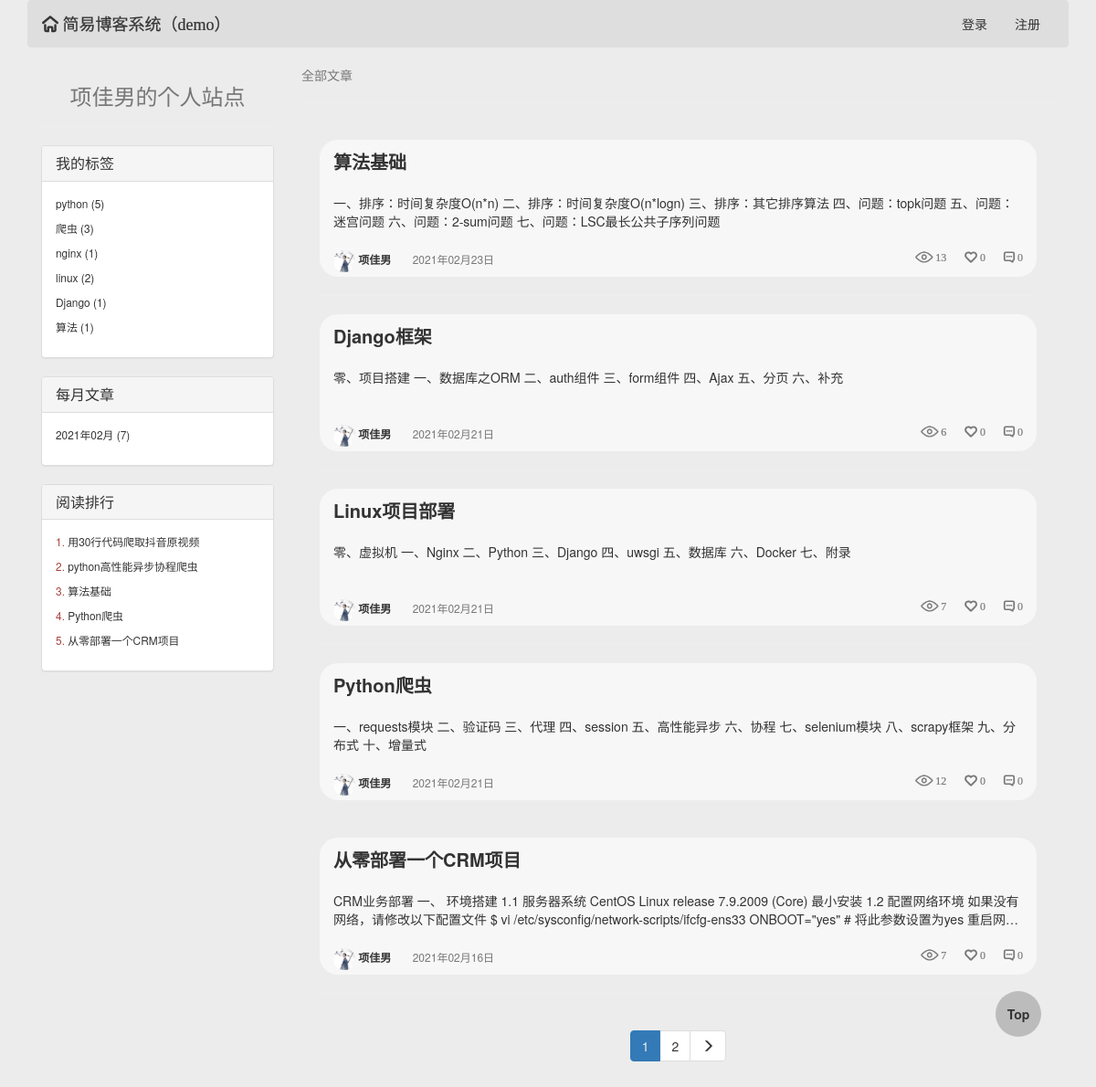
Page /项佳男/ on the committed database.
### blog/models.py (models this page shows, shortened)
class BlogSite(models.Model):
    title = models.CharField(max_length=32, null=True, verbose_name='个人站点标题')

class Article(models.Model):
    title = models.CharField(max_length=64, verbose_name='文章标题')
    desc = models.CharField(max_length=256, verbose_name='文章描述信息')
    create_time = models.DateTimeField(auto_now_add=True, verbose_name='文章创建日期')
    content = models.TextField()
    view_count = models.IntegerField(default=0)
    like_count = models.IntegerField(default=0)
    dislike_count = models.IntegerField(default=0)
    comment_count = models.IntegerField(default=0)
    user = models.ForeignKey('UserInfo', on_delete=models.CASCADE)
    tag = models.ManyToManyField('Tag')

class UserInfo(AbstractUser):
    create_time = models.DateTimeField(auto_now_add=True, verbose_name='用户创建时间')
    avatar = models.FileField(upload_to='avatars/', default='avatars/default.png')
    blog_site = models.OneToOneField('BlogSite', null=True, on_delete=models.CASCADE)
    def __str__(self):
        return self.username

### blog/templatetags/my_tags.py (called while the page is built)
@register.inclusion_tag('parts/side-left.html')
def get_side_left_style(request, username):
    user = UserInfo.objects.filter(username=username).first()
    blog_site = user.blog_site
    article_list_hot = Article.objects.filter(user__username=username).order_by('-view_count')[:5]
    tag_list = Tag.objects.filter(blog_site=blog_site).values('pk').annotate(
        c=Count('article__title')).values('title', 'c')
    time_list = Article.objects.filter(user=user).annotate(
        y_m_time=TruncMonth('create_time')).values('y_m_time').annotate(
        c=Count("id")).values('y_m_time', 'c')
    return {'username': username, 'blog_site': blog_site, 'tag_list': tag_list, 'article_list_hot': article_list_hot,
            'time_list': time_list, 'request': request}

@register.inclusion_tag('parts/header.html')
def get_header_style(request):
    form_login = UserFormLogin()
    form_reg = UserFormReg()
    username = UserInfo.objects.filter(username=request.user.username).first()
    blog_site = BlogSite.objects.filter(userinfo=username).first()
    return {'form_login': form_login, 'form_reg': form_reg, 'request': request, 'blog_site': blog_site}

@register.inclusion_tag('parts/paginator.html')
def get_paginator_style(current_page, page_range, current_page_num):
    return {'current_page': current_page, 'page_range': page_range, 'current_page_num': current_page_num}

### blog/views.py (called while the page is built)
def my_paginator(request, article_list, max_item):
    paginator = Paginator(article_list, max_item)
    current_page_num = int(request.GET.get('page', 1))
    try:  # 正常页码
        current_page = paginator.page(current_page_num)
    except EmptyPage as e:  # 错误页码，设置为1
        current_page = paginator.page(1)
    num = 3  # 显示的页面总个数：(num * 2) + 1
    if paginator.num_pages > (num * 2) + 1:
        if current_page_num - num <= 0:
            page_range = range(1, (num * 2) + 2)
        elif current_page_num + num > paginator.count:
            page_range = range(paginator.count - (num * 2), paginator.count + 1)
        else:
            page_range = range(current_page_num - num, current_page_num + num + 1)
    else:
        page_range = paginator.page_range
    return current_page, page_range, current_page_num

### templates/user-blog.html (shortened to what this page needs)
{% extends "base0.html" %}
{% block body %}
    <div class="header">
        {% load my_tags %}
        {% get_header_style request %}
    </div>
    <div class="col-md-3">
        {% load my_tags %}
        {% get_side_left_style request username %}
    </div>
    <div class="col-md-9">
        <span class="text-muted">全部文章</span>
        <hr>
        <div class="article-list">
            {% for article in current_page %}
                <div class="article-item clearfix bg-info">
                    <div class="col-md-12">
                        <div class="media-right view-title">
                            <p>
                                <a href="/{{ article.user.username }}/articles/{{ article.id }}">{{ article.title }}</a>
                            </p>
                            <span>
                            {{ article.desc }}
                        </span>
                        </div>
                        <div class="pull-left text-muted view-other">
                            <a href="/{{ article.user }}/">
                                <img src="/media/{{ article.user.avatar }}">
                                {{ article.user }}
                            </a>
                            <span class="view-other-time">{{ article.create_time|date:'Y年m月d日' }}</span>
                            <span class="pull-right iconfont">&#xe630; {{ article.comment_count }}</span>
                            <span class="pull-right iconfont">&#xe626; {{ article.like_count }}</span>
                            <span class="pull-right iconfont">&#xe601; {{ article.view_count }}</span>
                        </div>
                    </div>
                </div>
                <hr>
            {% endfor %}
            {% load my_tags %}
            {% get_paginator_style current_page page_range current_page_num %}
        </div>
    </div>
{% endblock %}

### templates/parts/side-left.html (shortened to what this page needs)
<div>
    <a href="/{{ username }}/">
        <span class="h3 text-muted center-block text-center">{{ blog_site.title }}</span>
    </a>
    <hr>
    <div class="panel panel-default">
        <div class="panel-heading" role="tab" id="headingTwo">
            <h4 class="panel-title">
                <a role="button" data-toggle="collapse"
                   href="#tag_list">
                    我的标签
                </a>
            </h4>
        </div>
        <div id="tag_list" class="panel-collapse collapse in" role="tabpanel">
            <div class="panel-body">
                {% for tag in tag_list %}
                    <div class="small">
                        <p>
                            <a href="/{{ username }}/tag/{{ tag.title }}">
                                {{ tag.title }}
                                ({{ tag.c }})
                            </a>
                        </p>
                    </div>
                {% endfor %}
            </div>
        </div>
    </div>
    <div class="panel panel-default">
        <div class="panel-heading" role="tab" id="headingThree">
            <h4 class="panel-title">
                <a role="button" data-toggle="collapse"
                   href="#time_list">
                    每月文章
                </a>
            </h4>
        </div>
        <div id="time_list" class="panel-collapse collapse in" role="tabpanel">
            <div class="panel-body">
                {% for time in time_list %}
                    <div class="small">
                        <p>
                            <a href="/{{ username }}/time/{{ time.y_m_time|date:'Y-m' }}">
                                {{ time.y_m_time|date:'Y年m月' }}
                                ({{ time.c }})
                            </a>
                        </p>
                    </div>
                {% endfor %}
            </div>
        </div>
    </div>
    <div class="panel panel-default">
        <div class="panel-heading" role="tab" id="headingThree">
            <h4 class="panel-title">
                <a role="button" data-toggle="collapse"
                   href="#article_list_hot">
                    阅读排行
                </a>
            </h4>
        </div>
        <div id="article_list_hot" class="panel-collapse collapse in" role="tabpanel">
            <div class="panel-body">
                {% for article in article_list_hot %}
                    <div class="small">
                        <p>
                            <span class="text-danger">{{ forloop.counter }}.</span>
                            <a href="/{{ article.user.username }}/articles/{{ article.id }}">
                                {{ article.title }}
                            </a>
                        </p>
                    </div>
                {% endfor %}
            </div>
        </div>
    </div>
</div>

### static/blog/auth.css (style rules this page uses)
.btn, .btn:hover, a, a:hover { transition: all .3s ease-in-out; }
.article-item { transition: all .3s ease-in-out; }

### static/blog/article.css (style rules this page uses)
.article-list { padding: 20px !important; }
.article-item { border-radius: 20px !important; }
.article-item .view-title { width: 100%; height: 120px; padding: 10px 0; }
.article-item .view-title p { -webkit-box-orient: vertical; text-overflow: ellipsis; overflow: hidden; word-break: break-all; display: -webkit-box; -webkit-line-clamp: 1; font-size: 20px; font-weight: bold; }
.article-item .view-title span { -webkit-box-orient: vertical; text-overflow: ellipsis; overflow: hidden; word-break: break-all; display: -webkit-box; -webkit-line-clamp: 2; padding-top: 10px; }
.view-other { width: 100%; height: 30px; }
.view-other img { width: 24px; height: 24px; border-radius: 12px; }
.view-other span { margin-left: 20px; font-size: 12px; }
.view-other a { font-weight: bold; font-size: 12px !important; }

### rows in the picture
BlogSite: title "项佳男的个人站点"
Article: title "用30行代码爬取抖音原视频"
Article: title "python高性能异步协程爬虫"
Article: title "算法基础", desc "一、排序：时间复杂度O(n*n) 二、排序：时间复杂度O(n*logn) 三、排序：其它排序算法 四、问题：topk问题 五、问题：迷宫问题 六、问题：2-sum问题 七、问题：LSC最长公共子序列问题", user.avatar (picture), user "项佳男", create_time "2021年02月23日", comment_count "0", like_count "0", view_count "13"
Article: title "Python爬虫", desc "一、requests模块 二、验证码 三、代理 四、session 五、高性能异步 六、协程 七、selenium模块 八、scrapy框架 九、分布式 十、增量式", user.avatar (picture), user "项佳男", create_time "2021年02月21日", comment_count "0", like_count "0", view_count "12"
Article: title "从零部署一个CRM项目", desc "CRM业务部署 一、 环境搭建 1.1 服务器系统 CentOS Linux release 7.9.2009 (Core) 最小安装 1.2 配置网络环境 如果没有网络，请修改以下配置文件 $ vi /etc/sysconfig/network-scripts/ifcfg-ens33 ONBOOT=\"yes\" # 将此参数设置为yes…", user.avatar (picture), user "项佳男", create_time "2021年02月16日", comment_count "0", like_count "0", view_count "7"
Article: title "Django框架", desc "零、项目搭建 一、数据库之ORM 二、auth组件 三、form组件 四、Ajax 五、分页 六、补充", user.avatar (picture), user "项佳男", create_time "2021年02月21日", comment_count "0", like_count "0", view_count "6"
Article: title "Linux项目部署", desc "零、虚拟机 一、Nginx 二、Python 三、Django 四、uwsgi 五、数据库 六、Docker 七、附录", user.avatar (picture), user "项佳男", create_time "2021年02月21日", comment_count "0", like_count "0", view_count "7"

### other values in the picture
{{ tag.title }} "python" "爬虫" "nginx" "linux" "Django" "算法"
{{ tag.c }} "5" "3" "1" "2" "1" "1"
{{ time.y_m_time|date:'Y年m月' }} "2021年02月"
{{ time.c }} "7"
{{ i }} "1"
{{ i }} "2"
